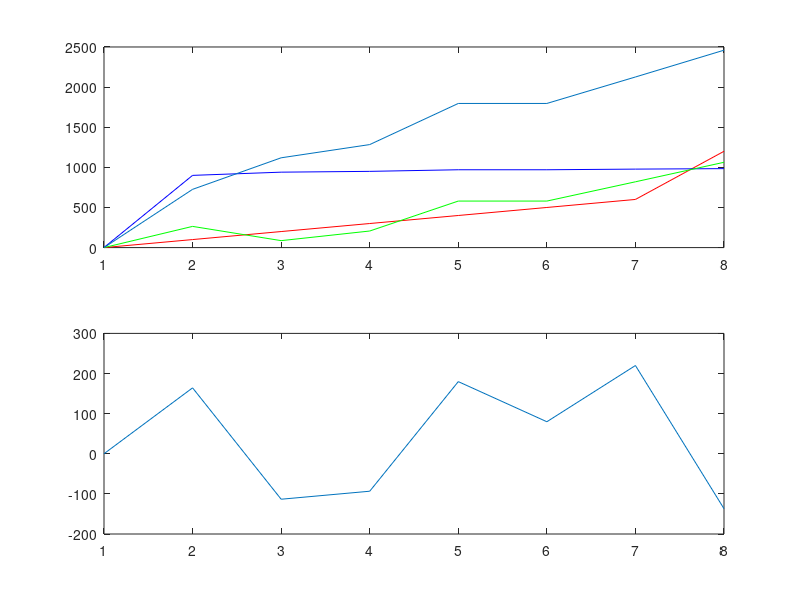

MATLAB code for this plot:
% Kalibrering av FSR

clear;
clc;
close all;

%10kOhm resistor

%% Bare for sjekk mot adafruit eksempel!

%Vekt_ref = (1000/9.81)*[0.2 1 10 100];
%FSR_ref = (1024/5) * [1.3 3.1 4.5 4.9];

%%

Vekt_ref = [0 100 200 300 400 500 600 1200];
FSR_ref = [1 900 940 950 970 970 978 984];

fsrVoltage = [];    % Millivolts
fsrResistance = []; % Ohm
fsrConductance = []; % Micromohs
fsrForce = []; %Newton
fsrGram = []; %gram
fsrError = [];  %gram

for i = 1:length(FSR_ref)
    fsrVoltage(i) = FSR_ref(i)*(5000/1024);
    fsrResistance(i) = ((5000 - fsrVoltage(i))*10000)/ fsrVoltage(i);
    fsrConductance(i) = 1000000 / fsrResistance(i);
    
    if fsrConductance(i) <= 1000 %eg 1000
        fsrForce(i) = fsrConductance(i)/280;
        fsrGram(i) = (fsrForce(i)/9.81)*1000;
    else
        fsrForce(i) = (fsrConductance(i) - 1000)/140;
        %fsrForce(i) = (fsrConductance(i) - 1000)/80;
        fsrGram(i) = (fsrForce(i)/9.81)*1000;
    end
    
end

fsrError = fsrGram - Vekt_ref;

%%
% Større resistor. Ikke relevant.

%Vekt_ny = [0 100 200 300 400 500 600 700 800 900 1000];
%FSR_ny = [0 240 320 430 400 440 480 530 550 630 640];

%%

figure(1)

subplot(2,1,1) 
plot(Vekt_ref,'r'); 
hold on
plot(FSR_ref,'b');
hold on
plot(fsrGram,'g');
hold on
plot(fsrConductance);

subplot(2,1,2)
plot(fsrError);
